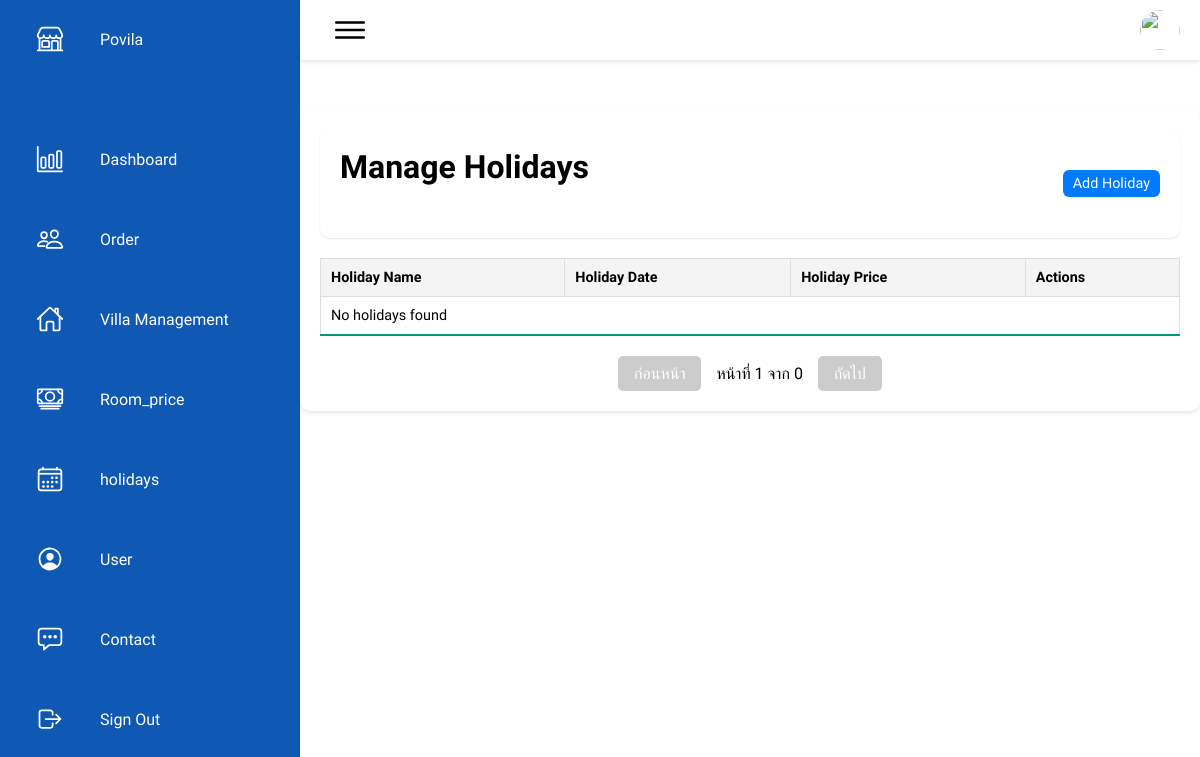
Before: /admin/manage_holidays.php with the older database file.
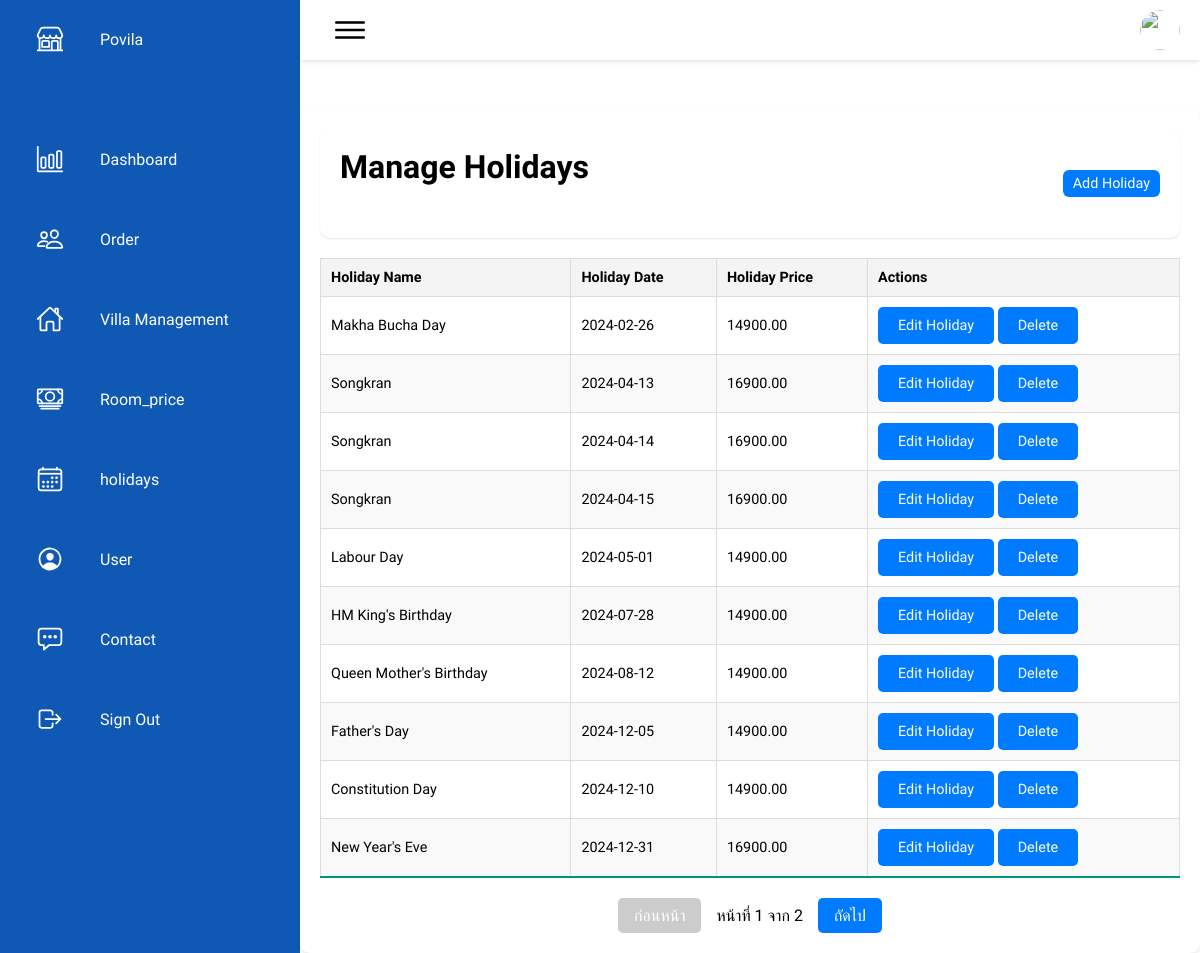
After: the same page with the newer database file.
### tables this page shows
CREATE TABLE `holidays_db` (
  `id` int(11) NOT NULL,
  `holiday_name` varchar(255) NOT NULL,
  `holiday_date` date NOT NULL,
  `holiday_price` decimal(10,2) NOT NULL
);

### admin/manage_holidays.php (the view, shortened to what this page needs)
<!DOCTYPE html>
<html lang="en">
<head>
    <link rel="stylesheet" href="../css/admin.css">
    <link rel="stylesheet" href="../css/order.css">
    <link rel="stylesheet" href="../css/user.css">
</head>
<body>
    <div class="container">
        <?php include 'menu.php'; ?>
        <div class="details2">
            <div class="recentOrders">
                <div class="cardHeader">
                    <h2>Manage Holidays</h2>
                    <a href="add_holiday.php" class="btn">Add Holiday</a>
                </div>
                <?php
                include 'db_connection.php';
                $limit = 10;
                $page = isset($_GET['page']) ? intval($_GET['page']) : 1;
                $offset = ($page - 1) * $limit;
                $countSql = "SELECT COUNT(*) as total FROM holidays_db";
                $countResult = $conn->query($countSql);
                $totalRows = $countResult->fetch_assoc()['total'];
                $totalPages = ceil($totalRows / $limit);
                $sql = "SELECT holiday_name, holiday_date, holiday_price FROM holidays_db LIMIT $limit OFFSET $offset";
                $result = $conn->query($sql);
                ?>
                <table>
                    <thead>
                        <tr>
                            <th>Holiday Name</th>
                            <th>Holiday Date</th>
                            <th>Holiday Price</th>
                            <th>Actions</th>
                        </tr>
                    </thead>
                    <tbody>
                        <?php
                        if ($result->num_rows > 0) {
                            while ($row = $result->fetch_assoc()) {
                                echo "<tr>";
                                echo "<td>{$row['holiday_name']}</td>";
                                echo "<td>{$row['holiday_date']}</td>";
                                echo "<td>{$row['holiday_price']}</td>";
                                echo "<td>
                                        <a href='edit_holiday.php?id={$row['holiday_date']}' class='btn'>Edit Holiday</a>
                                        <button class='btn delete-btn' data-id='{$row['holiday_date']}'>Delete</button>
                                      </td>";
                                echo "</tr>";
                            }
                        } else {
                            echo "<tr><td colspan='4'>No holidays found</td></tr>";
                        }
                        ?>
                    </tbody>
                </table>
                <div class="pagination">
                    <button class="prev-page" <?php if ($page <= 1) echo 'disabled'; ?>>ก่อนหน้า</button>
                    <span class="page-info">หน้าที่ <?php echo $page; ?> จาก <?php echo $totalPages; ?></span>
                    <button class="next-page" <?php if ($page >= $totalPages) echo 'disabled'; ?>>ถัดไป</button>
                </div>
            </div>
        </div>
    </div>
</body>
</html>

Changed rows visible on the page:
added holidays_db: holiday_name "Makha Bucha Day", holiday_date "2024-02-26", holiday_price "14900.00"
added holidays_db: holiday_name "Songkran", holiday_date "2024-04-13", holiday_price "16900.00"
added holidays_db: holiday_name "Songkran", holiday_date "2024-04-14", holiday_price "16900.00"
added holidays_db: holiday_name "Songkran", holiday_date "2024-04-15", holiday_price "16900.00"
added holidays_db: holiday_name "Labour Day", holiday_date "2024-05-01", holiday_price "14900.00"
added holidays_db: holiday_name "HM King's Birthday", holiday_date "2024-07-28", holiday_price "14900.00"
added holidays_db: holiday_name "Queen Mother's Birthday", holiday_date "2024-08-12", holiday_price "14900.00"
added holidays_db: holiday_name "Father's Day", holiday_date "2024-12-05", holiday_price "14900.00"
added holidays_db: holiday_name "Constitution Day", holiday_date "2024-12-10", holiday_price "14900.00"
added holidays_db: holiday_name "New Year's Eve", holiday_date "2024-12-31", holiday_price "16900.00"
Other visible differences:
$totalPages: "0" → "2"
text no longer shown: "No holidays found"
